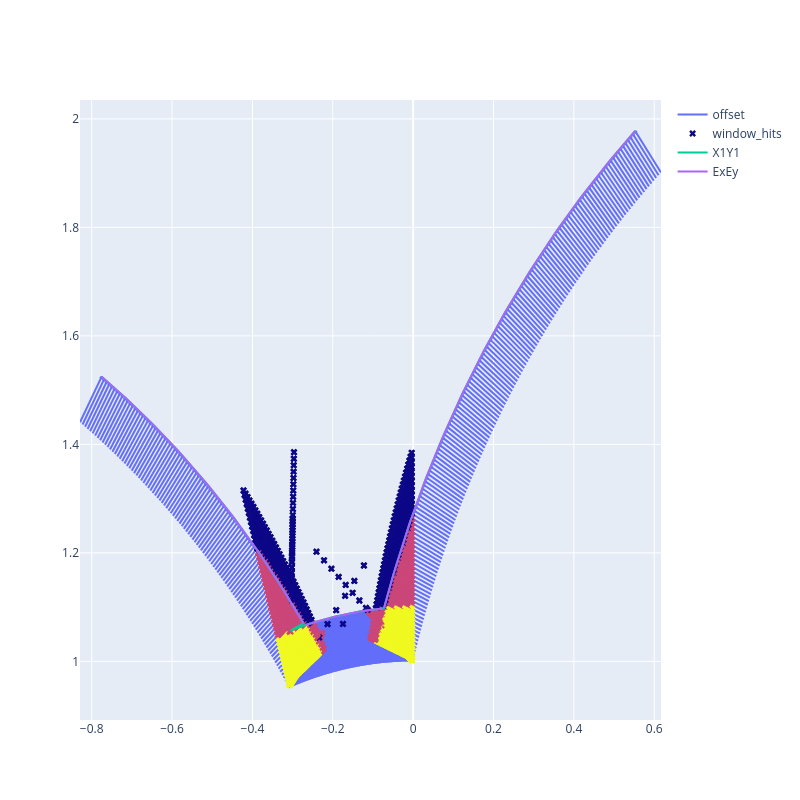

Notebook cell for this chart:
### Code cell
dots_and_arrows(**tmp, d = d)

### Figure 1 — Plotly figure (JSON) as saved in the notebook; plotly's stock layout.template omitted (floating-point values rounded to 4 significant figures; data arrays with more than 128 entries replaced by an {"elided": "..."} marker saying what was removed)
{"data": [{"hovertext": {"elided": "400 int values"}, "mode": "lines", "name": "offset", "type": "scatter", "x": {"elided": "2800 float values"}, "y": {"elided": "2800 float values"}}, {"hovertext": {"elided": "5014 int values"}, "marker": {"color": {"elided": "5014 int values"}, "size": 6, "symbol": "x"}, "mode": "markers", "name": "window_hits", "type": "scatter", "x": {"elided": "5014 float values"}, "y": {"elided": "5014 float values"}}, {"hovertext": {"elided": "317 int values"}, "marker": {"color": {"elided": "400 int values"}, "size": 6}, "mode": "lines", "name": "X1Y1", "type": "scatter", "x": {"elided": "317 float values"}, "y": {"elided": "317 float values"}}, {"hovertext": {"elided": "317 int values"}, "marker": {"color": {"elided": "400 int values"}, "size": 6}, "mode": "lines", "name": "ExEy", "type": "scatter", "x": {"elided": "400 float values"}, "y": {"elided": "400 float values"}}], "layout": {"height": 800, "hovermode": "closest", "width": 800}}
